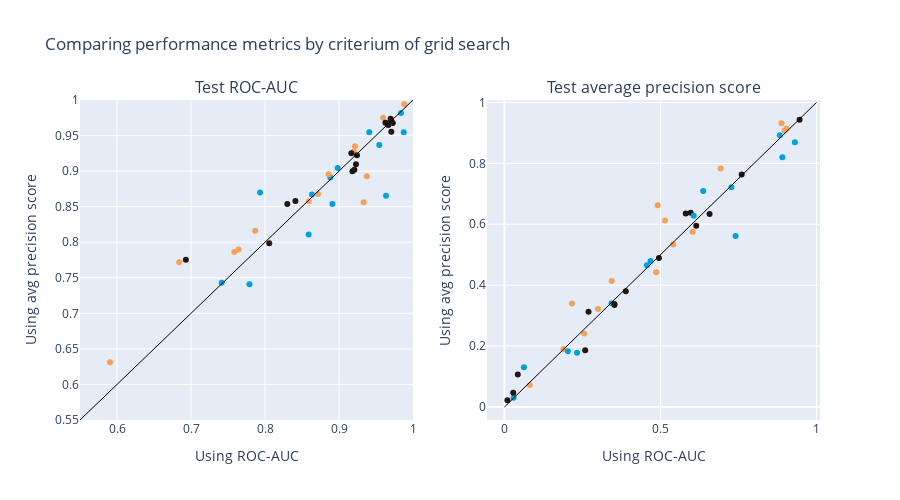

The code cell stored with this chart in its notebook:
### Markdown cell above
<a id='reference7'></a>

### Code cell
# Textual information:
print('\033[1mDatasets with larger test ROC-AUC:\033[0m')
print('Grid search using average precision score = ' +
      str(sum(LR_div.test_roc_auc_roc - LR_div.test_roc_auc_prec < 0)) + ' (' +
      str(round((sum(LR_div.test_roc_auc_roc - LR_div.test_roc_auc_prec < 0)/len(LR_div))*100, 2)) + ')%')
print('\n')
print('\033[1mDatasets with larger test average precision score:\033[0m')
print('Grid search using average precision score = ' +
      str(sum(LR_div.test_prec_avg_roc - LR_div.test_prec_avg_prec < 0)) + ' (' +
      str(round((sum(LR_div.test_prec_avg_roc - LR_div.test_prec_avg_prec < 0)/len(LR_div))*100, 2)) + ')%')
print('\n')
print('Datasets for which grid search using average precision score is better for both metrics: ' +
      str(len(LR_div[(LR_div.test_roc_auc_roc - LR_div.test_roc_auc_prec < 0) &
                     (LR_div.test_prec_avg_roc - LR_div.test_prec_avg_prec < 0)])) + ' (' +
      str(round((len(LR_div[(LR_div.test_roc_auc_roc - LR_div.test_roc_auc_prec < 0) &
                            (LR_div.test_prec_avg_roc - LR_div.test_prec_avg_prec < 0)])/len(LR_div))*100)) +
      '%).')
print('Datasets for which grid search using ROC-AUC is better for both metrics: ' +
      str(len(LR_div[(LR_div.test_roc_auc_roc - LR_div.test_roc_auc_prec > 0) &
                     (LR_div.test_prec_avg_roc - LR_div.test_prec_avg_prec > 0)])) + ' (' +
      str(round((len(LR_div[(LR_div.test_roc_auc_roc - LR_div.test_roc_auc_prec > 0) &
                            (LR_div.test_prec_avg_roc - LR_div.test_prec_avg_prec > 0)])/len(LR_div))*100)) +
      '%).')

# Scatter plots comparing performance metrics when each criterium is used in grid search:
fig = make_subplots(rows=1, cols=2, subplot_titles=("Test ROC-AUC", "Test average precision score"))

# First plot:
fig.add_trace(
    go.Scatter(
    x=LR_div.test_roc_auc_roc, y=LR_div.test_roc_auc_prec, mode='markers',
    marker=dict(color=list(map(set_color,LR_div.dataset_size))),
    hovertemplate = 'test_roc_auc_prec = %{y:.4f}<br>' +
                    'test_roc_auc_roc = %{x:.4f}<br>' +
                    '%{text}<br>',
    text = ['dataset_size = {}'.format(i) for i in LR_div.dataset_size]
    ), row=1, col=1
)

# Add straight line y = x:
fig.add_shape(
    # Line Diagonal
    type="line",
    x0=0, y0=0, x1=1, y1=1,
    line=dict(color="black", width=1, dash="solid"), row=1, col=1
)

# Second plot:
fig.add_trace(
    go.Scatter(
    x=LR_div.test_prec_avg_roc, y=LR_div.test_prec_avg_prec, mode='markers',
    marker=dict(color=list(map(set_color, LR_div.dataset_size))),
    hovertemplate = 'test_prec_avg_prec = %{y:.4f}<br>' +
                    'test_prec_avg_roc = %{x:.4f}<br>' +
                    '%{text}<br>',
    text = ['dataset_size = {}'.format(i) for i in LR_div.dataset_size]
    ), row=1, col=2
)

# Add straight line y = x:
fig.add_shape(
    # Line Diagonal
    type="line",
    x0=0, y0=0, x1=1, y1=1,
    line=dict(color="black", width=1, dash="solid"), row=1, col=2
)

# Changing layout:
fig.update_layout(
    title_text='Comparing performance metrics by criterium of grid search',
    width=900, height=500,
    showlegend=False
)

# Changing axes:
fig.update_xaxes(title_text = 'Using ROC-AUC', range=[0.55, 1], row=1, col=1)
fig.update_yaxes(title_text = 'Using avg precision score', range=[0.55, 1], row=1, col=1)
fig.update_xaxes(title_text = 'Using ROC-AUC', row=1, col=2)
fig.update_yaxes(title_text = 'Using avg precision score', row=1, col=2)

fig.show()

### Figure 1 — Plotly figure (JSON) as saved in the notebook; plotly's stock layout.template omitted (floating-point values rounded to 4 significant figures)
{"data": [{"hovertemplate": "test_roc_auc_prec = %{y:.4f}<br>test_roc_auc_roc = %{x:.4f}<br>%{text}<br>", "marker": {"color": ["#00a1df", "#00a1df", "#00a1df", "#201710", "#f6a159", "#f6a159", "#201710", "#201710", "#00a1df", "#f6a159", "#f6a159", "#f6a159", "#f6a159", "#00a1df", "#201710", "#00a1df", "#f6a159", "#00a1df", "#f6a159", "#f6a159", "#00a1df", "#00a1df", "#201710", "#00a1df", "#201710", "#201710", "#00a1df", "#201710", "#f6a159", "#201710", "#201710", "#f6a159", "#201710", "#00a1df", "#f6a159", "#f6a159", "#201710", "#00a1df", "#00a1df", "#201710", "#f6a159", "#f6a159", "#201710", "#201710"]}, "mode": "markers", "text": ["dataset_size = medium", "dataset_size = medium", "dataset_size = medium", "dataset_size = large", "dataset_size = small", "dataset_size = small", "dataset_size = large", "dataset_size = large", "dataset_size = medium", "dataset_size = small", "dataset_size = small", "dataset_size = small", "dataset_size = small", "dataset_size = medium", "dataset_size = large", "dataset_size = medium", "dataset_size = small", "dataset_size = medium", "dataset_size = small", "dataset_size = small", "dataset_size = medium", "dataset_size = medium", "dataset_size = large", "dataset_size = medium", "dataset_size = large", "dataset_size = large", "dataset_size = medium", "dataset_size = large", "dataset_size = small", "dataset_size = large", "dataset_size = large", "dataset_size = small", "dataset_size = large", "dataset_size = medium", "dataset_size = small", "dataset_size = small", "dataset_size = large", "dataset_size = medium", "dataset_size = medium", "dataset_size = large", "dataset_size = small", "dataset_size = small", "dataset_size = large", "dataset_size = large"], "type": "scatter", "x": [0.859, 0.7415, 0.7791, 0.9727, 0.9333, 0.9375, 0.8302, 0.9229, 0.8883, 0.8716, 0.5906, 0.92, 0.8859, 0.9635, 0.9167, 0.9838, 0.9596, 0.8911, 0.6842, 0.9881, 0.9675, 0.9408, 0.9628, 0.9874, 0.9667, 0.6931, 0.7933, 0.9182, 0.5428, 0.9707, 0.9243, 0.9215, 0.9208, 0.8635, 0.7642, 0.8593, 0.9707, 0.8982, 0.9545, 0.8057, 0.7867, 0.7584, 0.9697, 0.8411], "xaxis": "x", "y": [0.811, 0.7431, 0.7409, 0.9676, 0.8562, 0.8927, 0.8537, 0.9097, 0.8912, 0.8676, 0.6312, 0.9276, 0.8955, 0.8652, 0.9251, 0.9818, 0.975, 0.8539, 0.7718, 0.9939, 0.9678, 0.9547, 0.9679, 0.9545, 0.965, 0.7754, 0.8698, 0.8999, 0.7692, 0.9553, 0.9224, 0.9351, 0.9019, 0.8671, 0.7899, 0.8576, 0.9703, 0.9044, 0.9368, 0.7985, 0.8161, 0.7862, 0.9735, 0.8581], "yaxis": "y"}, {"hovertemplate": "test_prec_avg_prec = %{y:.4f}<br>test_prec_avg_roc = %{x:.4f}<br>%{text}<br>", "marker": {"color": ["#00a1df", "#00a1df", "#00a1df", "#201710", "#f6a159", "#f6a159", "#201710", "#201710", "#00a1df", "#f6a159", "#f6a159", "#f6a159", "#f6a159", "#00a1df", "#201710", "#00a1df", "#f6a159", "#00a1df", "#f6a159", "#f6a159", "#00a1df", "#00a1df", "#201710", "#00a1df", "#201710", "#201710", "#00a1df", "#201710", "#f6a159", "#201710", "#201710", "#f6a159", "#201710", "#00a1df", "#f6a159", "#f6a159", "#201710", "#00a1df", "#00a1df", "#201710", "#f6a159", "#f6a159", "#201710", "#201710"]}, "mode": "markers", "text": ["dataset_size = medium", "dataset_size = medium", "dataset_size = medium", "dataset_size = large", "dataset_size = small", "dataset_size = small", "dataset_size = large", "dataset_size = large", "dataset_size = medium", "dataset_size = small", "dataset_size = small", "dataset_size = small", "dataset_size = small", "dataset_size = medium", "dataset_size = large", "dataset_size = medium", "dataset_size = small", "dataset_size = medium", "dataset_size = small", "dataset_size = small", "dataset_size = medium", "dataset_size = medium", "dataset_size = large", "dataset_size = medium", "dataset_size = large", "dataset_size = large", "dataset_size = medium", "dataset_size = large", "dataset_size = small", "dataset_size = large", "dataset_size = large", "dataset_size = small", "dataset_size = large", "dataset_size = medium", "dataset_size = small", "dataset_size = small", "dataset_size = large", "dataset_size = medium", "dataset_size = medium", "dataset_size = large", "dataset_size = small", "dataset_size = small", "dataset_size = large", "dataset_size = large"], "type": "scatter", "x": [0.2324, 0.0294, 0.06232, 0.5966, 0.2996, 0.6028, 0.009409, 0.495, 0.468, 0.5143, 0.1886, 0.255, 0.9034, 0.7404, 0.2694, 0.8823, 0.6929, 0.343, 0.2163, 0.8878, 0.4562, 0.6369, 0.6145, 0.8904, 0.9457, 0.04271, 0.2031, 0.3888, 0.491, 0.6572, 0.3524, 0.8975, 0.3523, 0.7271, 0.08103, 0.5408, 0.76, 0.6064, 0.9306, 0.02805, 0.3436, 0.4861, 0.5809, 0.2587], "xaxis": "x2", "y": [0.1779, 0.0302, 0.1302, 0.6382, 0.3217, 0.5758, 0.02217, 0.4892, 0.4791, 0.6122, 0.1903, 0.2415, 0.9133, 0.5617, 0.3126, 0.8921, 0.7829, 0.3407, 0.3397, 0.9318, 0.4656, 0.7093, 0.5955, 0.8198, 0.9431, 0.107, 0.1828, 0.3804, 0.6625, 0.6341, 0.3346, 0.9081, 0.3383, 0.7212, 0.072, 0.5333, 0.7633, 0.6279, 0.8694, 0.04642, 0.4141, 0.4423, 0.6354, 0.1867], "yaxis": "y2"}], "layout": {"annotations": [{"font": {"size": 16}, "showarrow": false, "text": "Test ROC-AUC", "x": 0.225, "xanchor": "center", "xref": "paper", "y": 1, "yanchor": "bottom", "yref": "paper"}, {"font": {"size": 16}, "showarrow": false, "text": "Test average precision score", "x": 0.775, "xanchor": "center", "xref": "paper", "y": 1, "yanchor": "bottom", "yref": "paper"}], "height": 500, "shapes": [{"line": {"color": "black", "dash": "solid", "width": 1}, "type": "line", "x0": 0, "x1": 1, "xref": "x", "y0": 0, "y1": 1, "yref": "y"}, {"line": {"color": "black", "dash": "solid", "width": 1}, "type": "line", "x0": 0, "x1": 1, "xref": "x2", "y0": 0, "y1": 1, "yref": "y2"}], "showlegend": false, "title": {"text": "Comparing performance metrics by criterium of grid search"}, "width": 900, "xaxis": {"anchor": "y", "domain": [0, 0.45], "range": [0.55, 1], "title": {"text": "Using ROC-AUC"}}, "xaxis2": {"anchor": "y2", "domain": [0.55, 1], "title": {"text": "Using ROC-AUC"}}, "yaxis": {"anchor": "x", "domain": [0, 1], "range": [0.55, 1], "title": {"text": "Using avg precision score"}}, "yaxis2": {"anchor": "x2", "domain": [0, 1], "title": {"text": "Using avg precision score"}}}}
